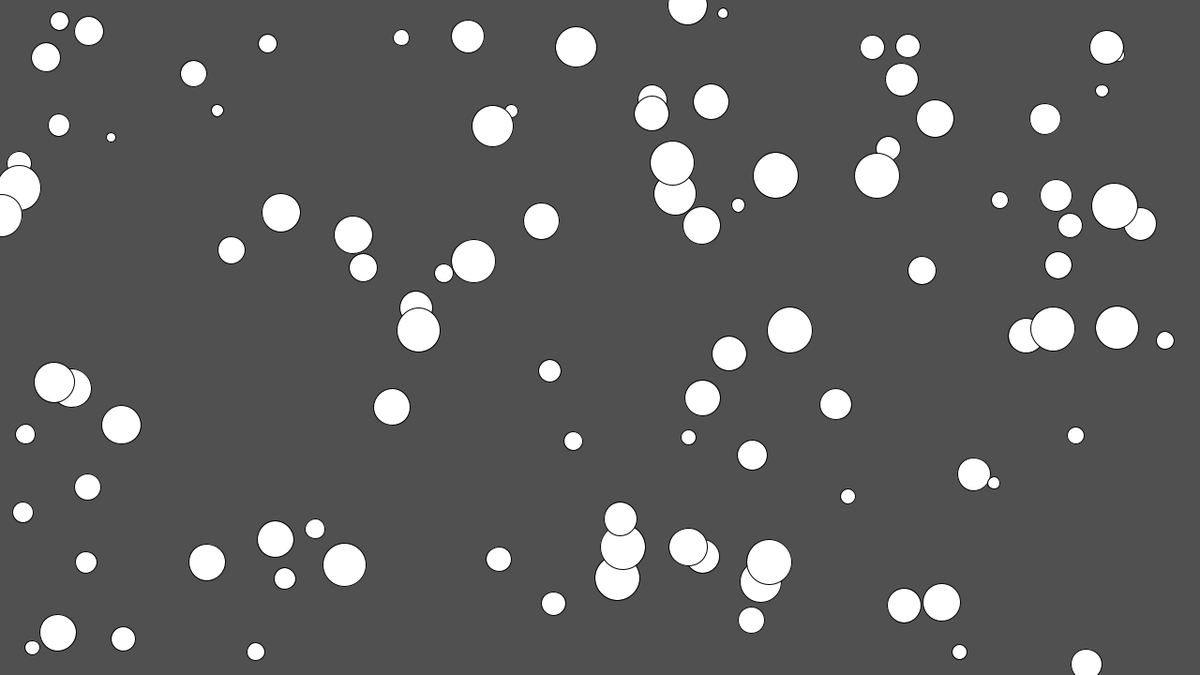
Frame 1 (no input)
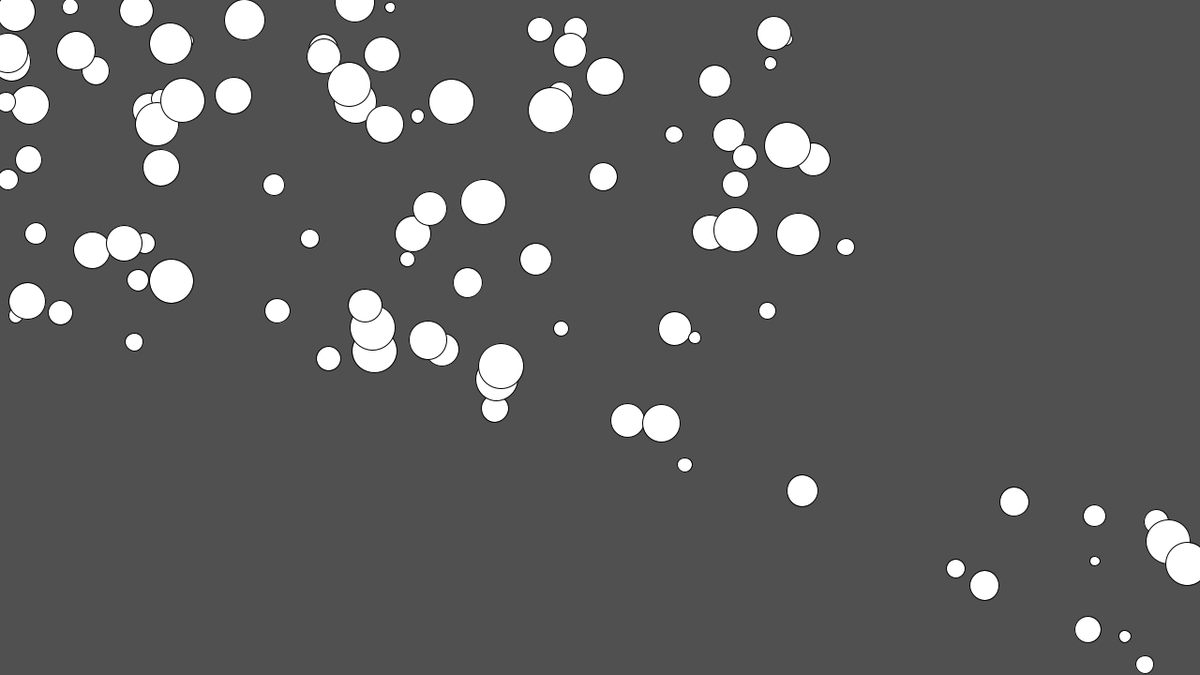
Frame 60 (the mouse pressed at the canvas centre just before this capture)
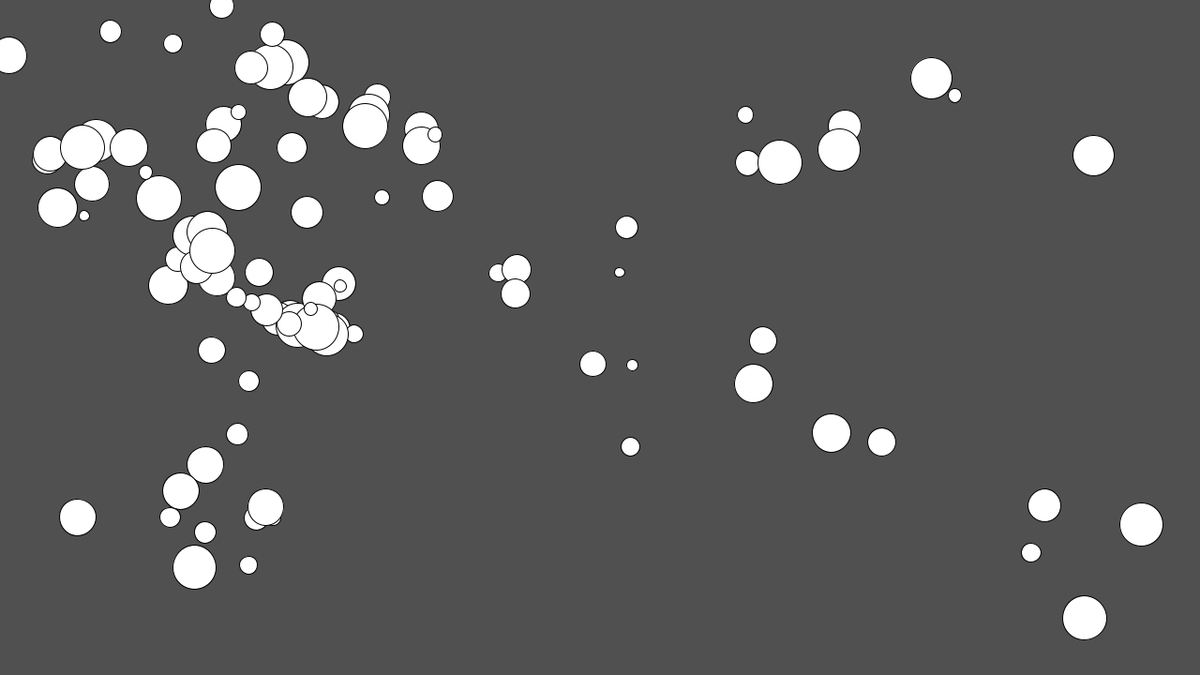
Frame 120 (the mouse held since frame 60 and released just before this capture)

The Processing sketch that drew these frames (run headless with seeded random() and noise(); from frame 60 on, the mouse is pressed at the canvas centre):

// Processing sketch: Azucena_Quiz_7
// ── Azucena_Quiz_7.pde
Walker[] walkers = new Walker[100];

void setup()
{
  size(1280, 720);

  //SPAWN
  for (int i = 0; i < walkers.length; i++)
  {
    walkers[i] = new Walker();
    
    //RANDOM POSITION
    walkers[i].position = new PVector(random(width), random(height));
    
    //RANDOM SCALE
    walkers[i].scale = random(10, 50);
  }
}

void draw()
{
  background(80);

  for (int i = 0; i < walkers.length; i++)
  {
    walkers[i].update();
    walkers[i].render();
    walkers[i].checkEdges();
  }
}

// ── Walker.pde
public class Walker
{
  public PVector position = new PVector();
  public PVector velocity = new PVector();
  public PVector acceleration = new PVector();
  
  public float velocityLimit = 10;
  public float scale = 15;

  public Walker()
  {
    position = new PVector();
    scale = 50;
  }

  public void update()
  {
    //Direction toward mouse
    PVector mouse = new PVector(mouseX, mouseY);
    PVector direction = PVector.sub(mouse, this.position);

    direction.normalize();
    //Scale acceleration
    direction.mult(0.2);
    this.acceleration = direction;
    this.velocity.add(this.acceleration);
    this.velocity.limit(this.velocityLimit);
    this.position.add(this.velocity);
  }

  public void render()
  {
    circle(position.x, position.y, scale);
  }

  public void checkEdges()
  {
    if (this.position.x > width)
    {
      this.position.x = 0;
    }
    else if (this.position.x < 0)
    {
      this.position.x = width;
    }
    
    if (this.position.y > height)
    {
      this.position.y = 0;
    }
    else if (this.position.y < 0)
    {
      this.position.y = height;
    }
  }
}
